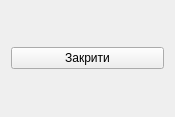
<?xml version="1.0" encoding="UTF-8"?>
<ui version="4.0">
 <class>Dialog10</class>
 <widget class="QWidget" name="Dialog10">
  <property name="geometry">
   <rect>
    <x>0</x>
    <y>0</y>
    <width>175</width>
    <height>117</height>
   </rect>
  </property>
  <property name="windowTitle">
   <string>Form</string>
  </property>
  <layout class="QVBoxLayout" name="verticalLayout">
   <item>
    <widget class="QPushButton" name="pushButton">
     <property name="text">
      <string>Закрити</string>
     </property>
    </widget>
   </item>
  </layout>
 </widget>
 <resources/>
 <connections/>
</ui>
